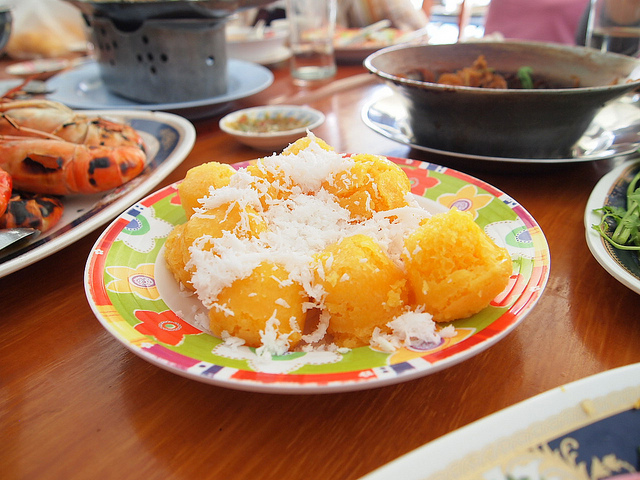
#> input picture chapter_02/datasets/000000003671.jpg, 640 x 480 px
$ python example-2_8.py
#> lines starting #> are read from the running program, lines starting #| are printed output that depends on the picture
#-*-coding:utf-8-*-
# date:2020-03-28
# Author: xiang li
# function: image rotation

import cv2 # 加载OpenCV库
import numpy as np # 加载Numpy库
if __name__ == "__main__":
    img = cv2.imread('./datasets/000000003671.jpg')# 读取图片
#> img is the input picture: shape (480, 640, 3); mean B, G, R 92.6, 123.2, 162.5
    angle = 45 # 旋转角度，设为45°
    cx ,cy = int(img.shape[1]/2),int(img.shape[0]/2)# 定义旋转中心
#> cx = 320; cy = 240
    borderValue = 0 # 旋转空缺部分的默认值，设为0
    (h , w) = img.shape[:2] # 图像的高和宽
#> h = 480; w = 640
    #计算旋转矩阵
    M = cv2.getRotationMatrix2D((cx , cy) , -angle , 1.0)
    cos = np.abs(M[0 , 0])
#> cos = 0.707
    sin = np.abs(M[0 , 1])
#> sin = 0.707
    nW = int((h * sin) + (w * cos))
#> nW = 791
    nH = int((h * cos) + (w * sin))
#> nH = 791
    M[0 , 2] += int(0.5 * nW) - cx
    M[1 , 2] += int(0.5 * nH) - cy
    #更新旋转图片
    img_rot = cv2.warpAffine(img , M , (nW , nH),borderValue=borderValue)
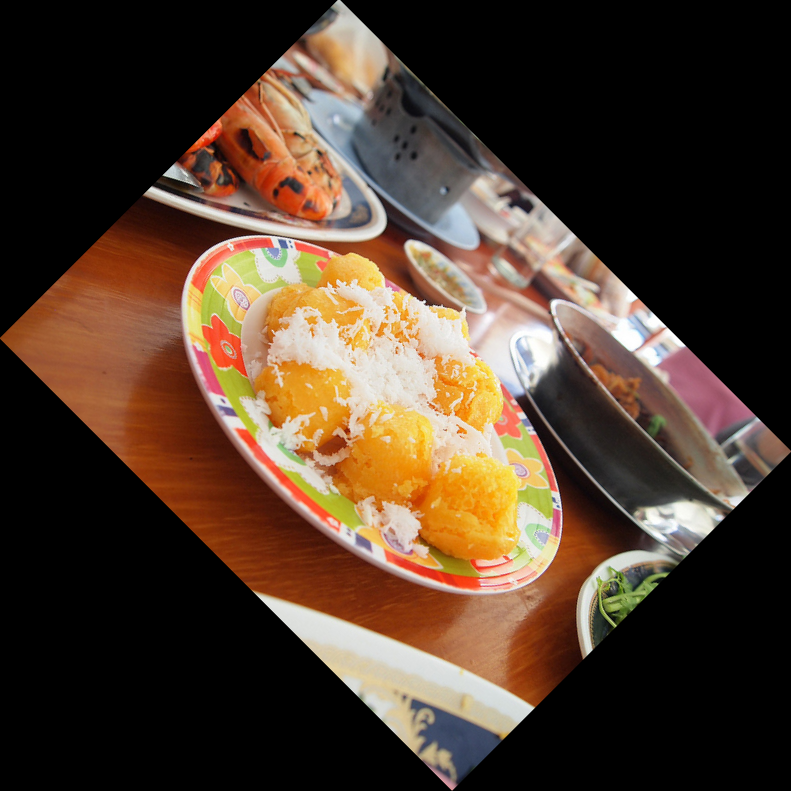
#> img_rot: shape (791, 791, 3); mean B, G, R 45.5, 60.5, 79.8
    cv2.imshow('image',img)#显示原图
    cv2.namedWindow('img_rot',0)#窗口大小可改变
    cv2.imshow('img_rot',img_rot)#显示旋转图片
    cv2.waitKey(0)
